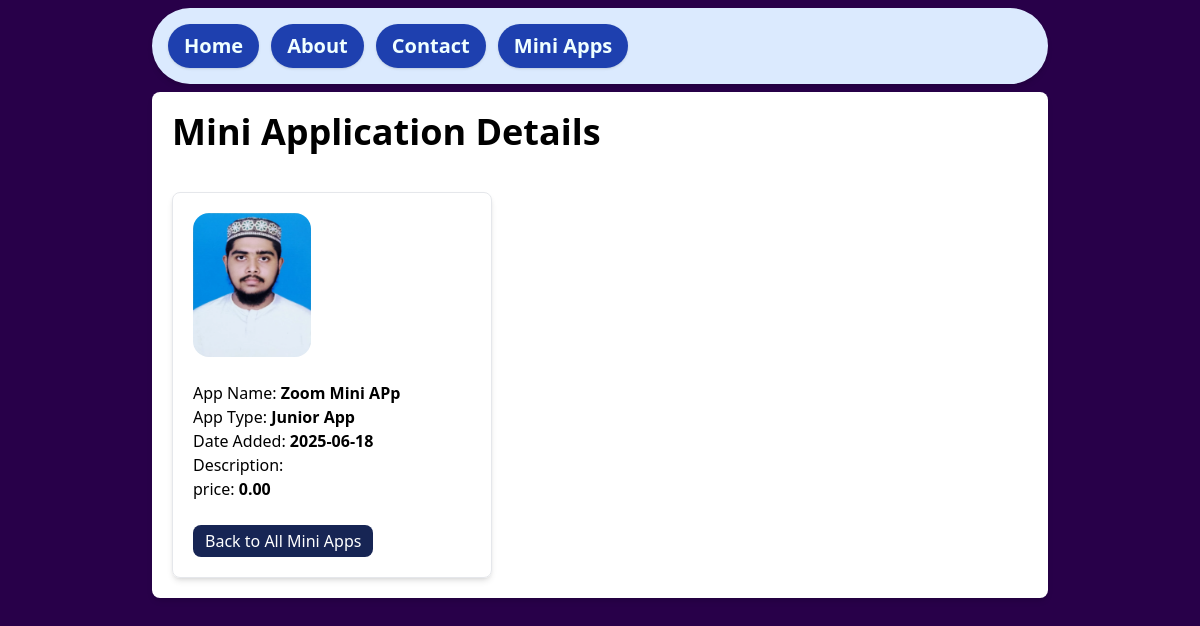
The page /miniapp/1/ on the database as committed earlier.
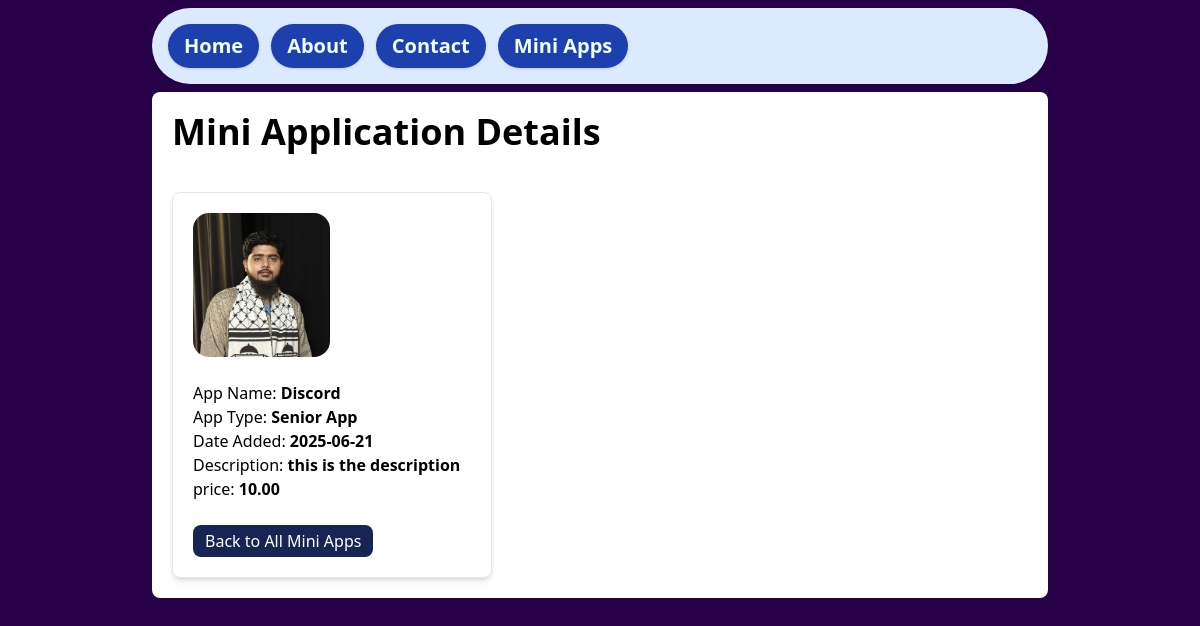
The same page on the database as committed later.
### miniapp/models.py (models this page shows, shortened)
class AppVariety(models.Model):
    name = models.CharField(max_length=100)
    image = models.ImageField(upload_to="mini_apps/")
    app_type = models.CharField(
        max_length=2,
        choices=[
            ("FR", "Fresh App"),
            ("SO", "Somosa App"),
            ("JR", "Junior App"),
            ("SR", "Senior App"),
            ("GR", "Graduate App"),
        ],
    )
    date_added = models.DateTimeField(default=timezone.now)
    description = models.TextField(blank=True, null=True, default="")
    is_active = models.BooleanField(default=True)
    price = models.DecimalField(max_digits=10, decimal_places=2, default=Decimal('0.00'))

### miniapp/views.py (the view)
# urls.py: path("<int:app_id>/", views.mini_app_detail, name="mini-app-detail"),
def mini_app_detail(req, app_id):
    app = get_object_or_404(AppVariety, id=app_id)
    return render(req, "miniapp/app_details.html", {"app": app})

### miniapp/templates/miniapp/app_details.html (shortened to what this page needs)
{% extends "layout.html" %}  {% block content %}
<div class="max-w-4xl mx-auto bg-white p-5 rounded-lg shadow-md text-black">
  <h1 class="font-black text-4xl">Mini Application Details</h1>
  <div class="mt-10 max-w-80 p-5 border border-gray-200 rounded-lg shadow-md">
    <img
      src="{{ app.image.url }}"
      alt="{{ app.name }}"
      class="rounded-2xl h-36"
    /><br />
    App Name: <strong>{{ app.name }}</strong><br />
    App Type: <strong>{{ app.get_app_type_display }}</strong><br />
    Date Added: <strong>{{ app.date_added|date:"Y-m-d" }}</strong><br />
    Description: <strong>{{ app.description }}</strong><br />
    price: <strong>{{ app.price }}</strong><br />
    <br />
    <a href="{% url 'miniapp:mini-app' %}">
      <button
        class="bg-blue-950 text-white py-1 px-3 rounded-lg cursor-pointer"
      >
        Back to All Mini Apps
      </button>
    </a>
  </div>
</div>
{% endblock %}

Rows that differ between the two databases and show on the page:
changed AppVariety: image: a different picture; name "Zoom Mini APp" → "Discord"; app_type "Junior App" → "Senior App"; date_added "2025-06-18" → "2025-06-21"; description (not shown) → "this is the description"; price "0.00" → "10.00"
